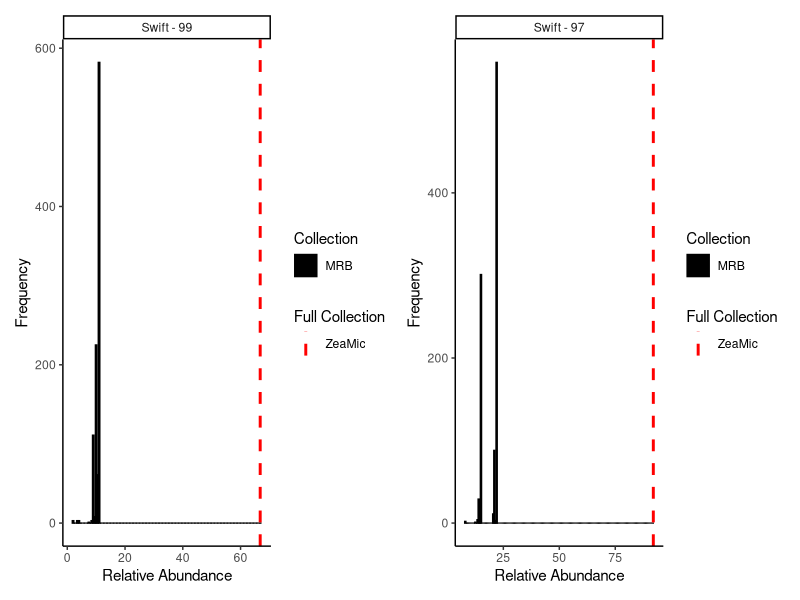
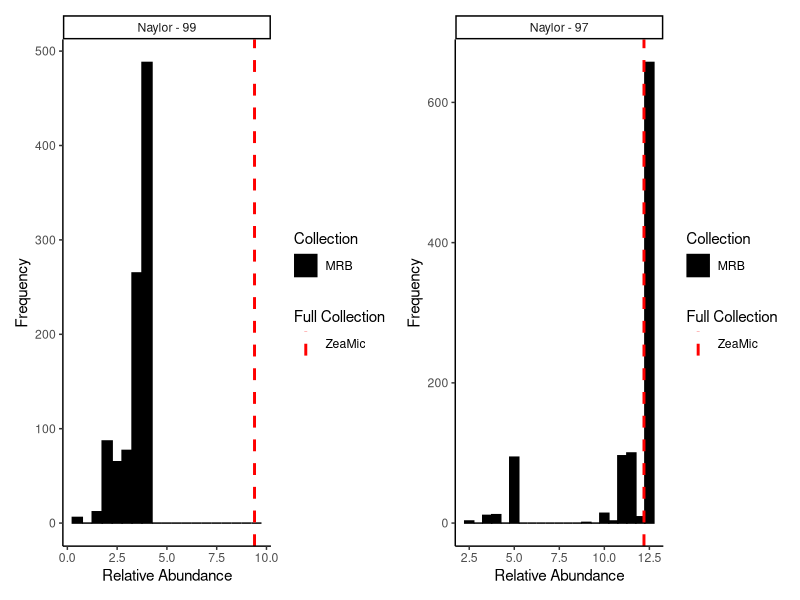
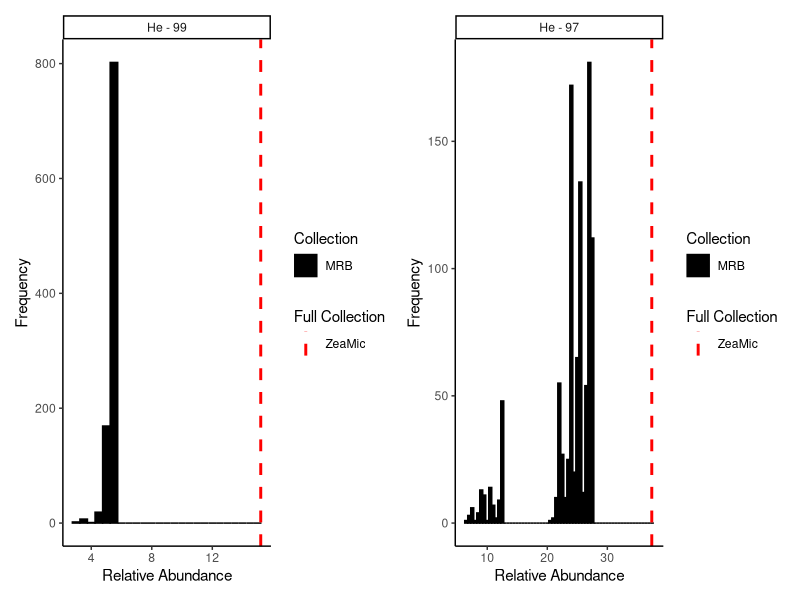
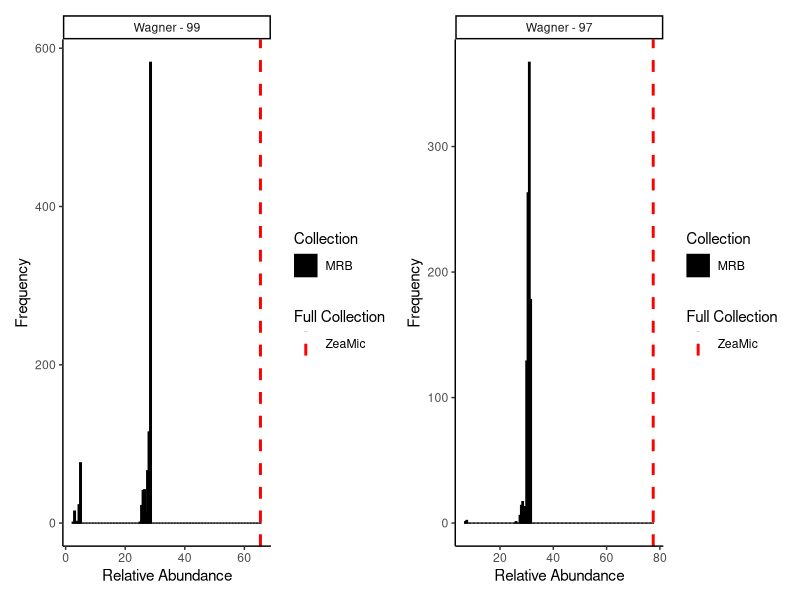
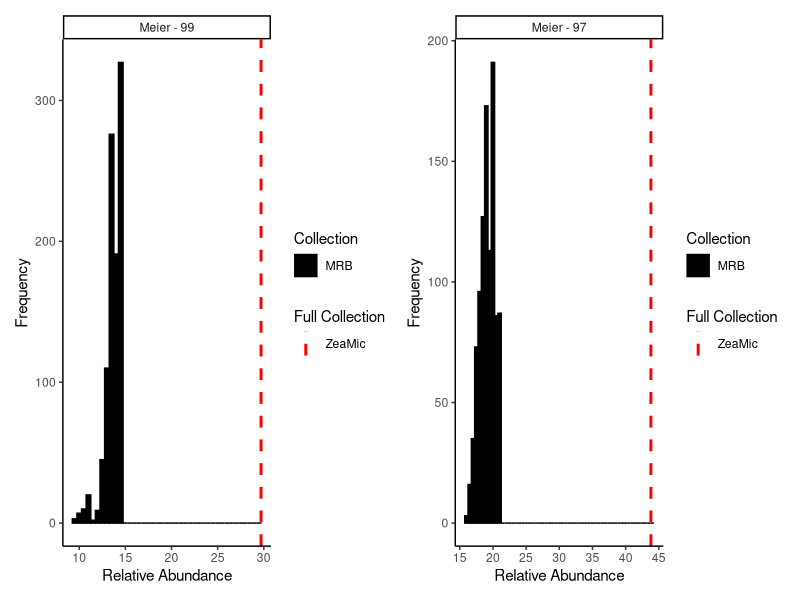
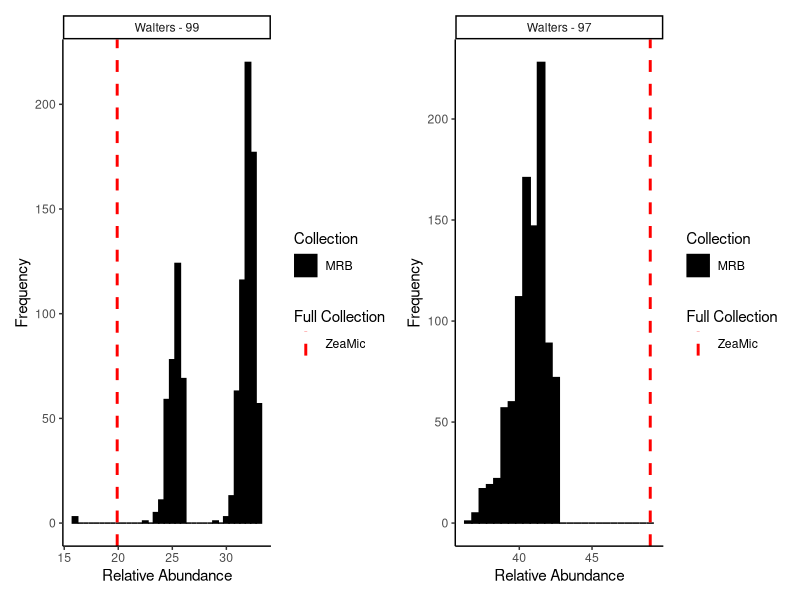
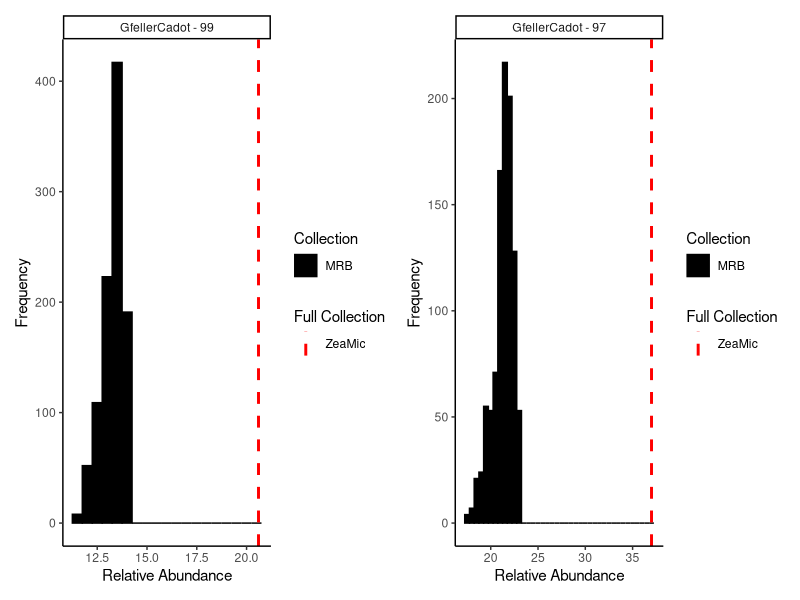
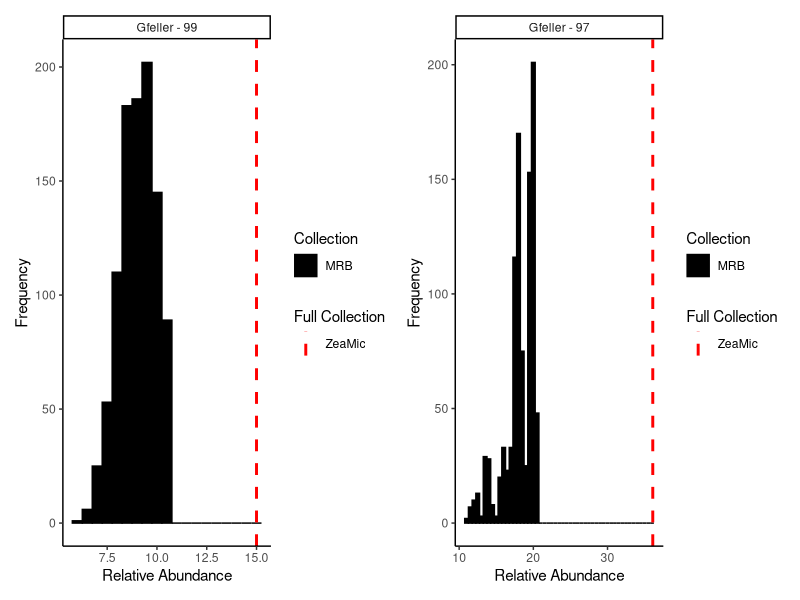

Source code (R) for these figures, in order:
# Distributions of subsamples of MRB Isolates

library(tidyverse)
library(patchwork)
theme_set(theme_classic())

# load result file
MAZ <- read.csv("99-97_results_MRBcollection.csv")
## Combine with a column to denote source species
MAZ$species <- as.factor("MRB")
## test plot
collection_palette <- c(MRB = "black")


#### Both 99 and 97 Plot ####
## Swift 
a <- MAZ %>%
  filter(study == "Swift" & version == 99) %>%
  ggplot(., aes(x = TotalAbundance, fill = species)) +
  geom_histogram(position = "identity", binwidth = 0.5, color = "black") +
  facet_wrap(~interaction(study, version, sep = " - ")) +
  labs(x = "Relative Abundance", y = "Frequency") +
  scale_fill_manual(values = collection_palette, name = "Collection") +
  geom_vline(aes(xintercept = 66.8, color = "ZeaMic"), linetype = "dashed", linewidth = 1) +
  scale_color_manual(name = "Full Collection", values = c("ZeaMic" = "red"))

b <- MAZ %>%
  filter(study == "Swift" & version == 97) %>%
  ggplot(., aes(x = TotalAbundance, fill = species)) +
  geom_histogram(position = "identity", binwidth = 0.5, color = "black") +
  facet_wrap(~interaction(study, version, sep = " - ")) +
  labs(x = "Relative Abundance", y = "Frequency") +
  scale_fill_manual(values = collection_palette, name = "Collection") +
  geom_vline(aes(xintercept = 92.0, color = "ZeaMic"), linetype = "dashed", linewidth = 1) +
  scale_color_manual(name = "Full Collection", values = c("ZeaMic" = "red"))

swift <- (a + b)
swift


## Naylor 
a <- MAZ %>%
  filter(study == "Naylor" & version == 99) %>%
  ggplot(., aes(x = TotalAbundance, fill = species)) +
  geom_histogram(position = "identity", binwidth = 0.5, color = "black") +
  facet_wrap(~interaction(study, version, sep = " - ")) +
  labs(x = "Relative Abundance", y = "Frequency") +
  scale_fill_manual(values = collection_palette, name = "Collection") +
  geom_vline(aes(xintercept = 9.4, color = "ZeaMic"), linetype = "dashed", linewidth = 1) +
  scale_color_manual(name = "Full Collection", values = c("ZeaMic" = "red"))

b <- MAZ %>%
  filter(study == "Naylor" & version == 97) %>%
  ggplot(., aes(x = TotalAbundance, fill = species)) +
  geom_histogram(position = "identity", binwidth = 0.5, color = "black") +
  facet_wrap(~interaction(study, version, sep = " - ")) +
  labs(x = "Relative Abundance", y = "Frequency") +
  scale_fill_manual(values = collection_palette, name = "Collection") +
  geom_vline(aes(xintercept = 12.2, color = "ZeaMic"), linetype = "dashed", linewidth = 1) +
  scale_color_manual(name = "Full Collection", values = c("ZeaMic" = "red"))

naylor <- (a + b)
naylor

## He 
a <- MAZ %>%
  filter(study == "He" & version == 99) %>%
  ggplot(., aes(x = TotalAbundance, fill = species)) +
  geom_histogram(position = "identity", binwidth = 0.5, color = "black") +
  facet_wrap(~interaction(study, version, sep = " - ")) +
  labs(x = "Relative Abundance", y = "Frequency") +
  scale_fill_manual(values = collection_palette, name = "Collection") +
  geom_vline(aes(xintercept = 15.2, color = "ZeaMic"), linetype = "dashed", linewidth = 1) +
  scale_color_manual(name = "Full Collection", values = c("ZeaMic" = "red"))

b <- MAZ %>%
  filter(study == "He" & version == 97) %>%
  ggplot(., aes(x = TotalAbundance, fill = species)) +
  geom_histogram(position = "identity", binwidth = 0.5, color = "black") +
  facet_wrap(~interaction(study, version, sep = " - ")) +
  labs(x = "Relative Abundance", y = "Frequency") +
  scale_fill_manual(values = collection_palette, name = "Collection") +
  geom_vline(aes(xintercept = 37.4, color = "ZeaMic"), linetype = "dashed", linewidth = 1) +
  scale_color_manual(name = "Full Collection", values = c("ZeaMic" = "red"))

he <- (a + b)
he

### Wagner
a <- MAZ %>% filter(study == "Wagner" & version == 99) %>%
  ggplot(., aes(x = TotalAbundance, fill = species)) +
  geom_histogram(position = "identity", binwidth = 0.5, color = "black") +
  facet_wrap(~interaction(study, version, sep = " - ")) +
  labs(x = "Relative Abundance", y = "Frequency") +
  scale_fill_manual(values = collection_palette, name = "Collection") +
  geom_vline(aes(xintercept = 65.4, color = "ZeaMic"), linetype = "dashed", linewidth = 1) +
  scale_color_manual(name = "Full Collection", values = c("ZeaMic" = "red"))

b <- MAZ %>% filter(study == "Wagner" & version == 97) %>% 
  ggplot(., aes(x = TotalAbundance, fill = species)) +
  geom_histogram(position = "identity", binwidth = 0.5, color = "black") +
  facet_wrap(~interaction(study, version, sep = " - ")) +
  labs(x = "Relative Abundance", y = "Frequency") +
  scale_fill_manual(values = collection_palette, name = "Collection") +
  geom_vline(aes(xintercept = 77.5, color = "ZeaMic"), linetype = "dashed", linewidth = 1) +
  scale_color_manual(name = "Full Collection", values = c("ZeaMic" = "red"))

wagner <- (a + b)
wagner


## Meier 
a <- MAZ %>%
  filter(study == "Meier" & version == 99) %>%
  ggplot(., aes(x = TotalAbundance, fill = species)) +
  geom_histogram(position = "identity", binwidth = 0.5, color = "black") +
  facet_wrap(~interaction(study, version, sep = " - ")) +
  labs(x = "Relative Abundance", y = "Frequency") +
  scale_fill_manual(values = collection_palette, name = "Collection") +
  geom_vline(aes(xintercept = 29.7, color = "ZeaMic"), linetype = "dashed", linewidth = 1) +
  scale_color_manual(name = "Full Collection", values = c("ZeaMic" = "red"))

b <- MAZ %>%
  filter(study == "Meier" & version == 97) %>%
  ggplot(., aes(x = TotalAbundance, fill = species)) +
  geom_histogram(position = "identity", binwidth = 0.5, color = "black") +
  facet_wrap(~interaction(study, version, sep = " - ")) +
  labs(x = "Relative Abundance", y = "Frequency") +
  scale_fill_manual(values = collection_palette, name = "Collection") +
  geom_vline(aes(xintercept = 43.8, color = "ZeaMic"), linetype = "dashed", linewidth = 1) +
  scale_color_manual(name = "Full Collection", values = c("ZeaMic" = "red"))

meier <- (a + b)
meier


## Walters 
a <- MAZ %>%
  filter(study == "Walters" & version == 99) %>%
  ggplot(., aes(x = TotalAbundance, fill = species)) +
  geom_histogram(position = "identity", binwidth = 0.5, color = "black") +
  facet_wrap(~interaction(study, version, sep = " - ")) +
  labs(x = "Relative Abundance", y = "Frequency") +
  scale_fill_manual(values = collection_palette, name = "Collection") +
  geom_vline(aes(xintercept = 19.9, color = "ZeaMic"), linetype = "dashed", linewidth = 1) +
  scale_color_manual(name = "Full Collection", values = c("ZeaMic" = "red"))

b <- MAZ %>%
  filter(study == "Walters" & version == 97) %>%
  ggplot(., aes(x = TotalAbundance, fill = species)) +
  geom_histogram(position = "identity", binwidth = 0.5, color = "black") +
  facet_wrap(~interaction(study, version, sep = " - ")) +
  labs(x = "Relative Abundance", y = "Frequency") +
  scale_fill_manual(values = collection_palette, name = "Collection") +
  geom_vline(aes(xintercept = 49.0, color = "ZeaMic"), linetype = "dashed", linewidth = 1) +
  scale_color_manual(name = "Full Collection", values = c("ZeaMic" = "red"))

walters <- (a + b)
walters


###Gfeller and cadot 2023
a <- MAZ %>%
  filter(study == "GfellerCadot" & version == 99) %>%
  ggplot(., aes(x = TotalAbundance, fill = species)) +
  geom_histogram(position = "identity", binwidth = 0.5, color = "black") +
  facet_wrap(~interaction(study, version, sep = " - ")) +
  labs(x = "Relative Abundance", y = "Frequency") +
  scale_fill_manual(values = collection_palette, name = "Collection") +
  geom_vline(aes(xintercept = 20.6,  color = "ZeaMic"), linetype = "dashed", linewidth = 1) + 
  scale_color_manual(name = "Full Collection", values = c("ZeaMic" = "red"))

b <- MAZ %>% 
  filter(study == "GfellerCadot" & version == 97) %>% 
  ggplot(., aes(x = TotalAbundance, fill = species)) + 
  geom_histogram(position = "identity", binwidth = 0.5, color = "black") + 
  facet_wrap(~interaction(study, version, sep = " - ")) +
  labs(x = "Relative Abundance", y = "Frequency") +
  scale_fill_manual(values = collection_palette, name = "Collection") + 
  geom_vline(aes(xintercept = 37.0, color = "ZeaMic"), linetype = "dashed", linewidth = 1) + 
  scale_color_manual(name = "Full Collection", values = c("ZeaMic" = "red"))

gfellercadot <- (a + b)
gfellercadot


###Gfeller 2023
a <- MAZ %>%
  filter(study == "Gfeller" & version == 99) %>%
  ggplot(., aes(x = TotalAbundance, fill = species)) +
  geom_histogram(position = "identity", binwidth = 0.5, color = "black") +
  facet_wrap(~interaction(study, version, sep = " - ")) +
  labs(x = "Relative Abundance", y = "Frequency") +
  scale_fill_manual(values = collection_palette, name = "Collection") +
  geom_vline(aes(xintercept = 15.0,  color = "ZeaMic"), linetype = "dashed", linewidth = 1) + 
  scale_color_manual(name = "Full Collection", values = c("ZeaMic" = "red"))

b <- MAZ %>% 
  filter(study == "Gfeller" & version == 97) %>% 
  ggplot(., aes(x = TotalAbundance, fill = species)) + 
  geom_histogram(position = "identity", binwidth = 0.5, color = "black") + 
  facet_wrap(~interaction(study, version, sep = " - ")) +
  labs(x = "Relative Abundance", y = "Frequency") +
  scale_fill_manual(values = collection_palette, name = "Collection") + 
  geom_vline(aes(xintercept = 36.1, color = "ZeaMic"), linetype = "dashed", linewidth = 1) + 
  scale_color_manual(name = "Full Collection", values = c("ZeaMic" = "red"))

gfeller <- (a + b)
gfeller


###Cadot
a <- MAZ %>%
  filter(study == "Cadot" & version == 99) %>%
  ggplot(., aes(x = TotalAbundance, fill = species)) +
  geom_histogram(position = "identity", binwidth = 0.5, color = "black") +
  facet_wrap(~interaction(study, version, sep = " - ")) +
  labs(x = "Relative Abundance", y = "Frequency") +
  scale_fill_manual(values = collection_palette, name = "Collection") +
  geom_vline(aes(xintercept = 28.9,  color = "ZeaMic"), linetype = "dashed", linewidth = 1) + 
  scale_color_manual(name = "Full Collection", values = c("ZeaMic" = "red"))

b <- MAZ %>% 
  filter(study == "Cadot" & version == 97) %>% 
  ggplot(., aes(x = TotalAbundance, fill = species)) + 
  geom_histogram(position = "identity", binwidth = 0.5, color = "black") + 
  facet_wrap(~interaction(study, version, sep = " - ")) +
  labs(x = "Relative Abundance", y = "Frequency") +
  scale_fill_manual(values = collection_palette, name = "Collection") + 
  geom_vline(aes(xintercept = 44.8, color = "ZeaMic"), linetype = "dashed", linewidth = 1) + 
  scale_color_manual(name = "Full Collection", values = c("ZeaMic" = "red"))

cadot <- (a + b)
cadot


###Hu
a <- MAZ %>%
  filter(study == "Hu" & version == 99) %>%
  ggplot(., aes(x = TotalAbundance, fill = species)) +
  geom_histogram(position = "identity", binwidth = 0.5, color = "black") +
  facet_wrap(~interaction(study, version, sep = " - ")) +
  labs(x = "Relative Abundance", y = "Frequency") +
  scale_fill_manual(values = collection_palette, name = "Collection") +
  geom_vline(aes(xintercept = 14.5,  color = "ZeaMic"), linetype = "dashed", linewidth = 1) + 
  scale_color_manual(name = "Full Collection", values = c("ZeaMic" = "red"))

b <- MAZ %>% 
  filter(study == "Hu" & version == 97) %>% 
  ggplot(., aes(x = TotalAbundance, fill = species)) + 
  geom_histogram(position = "identity", binwidth = 0.5, color = "black") + 
  facet_wrap(~interaction(study, version, sep = " - ")) +
  labs(x = "Relative Abundance", y = "Frequency") +
  scale_fill_manual(values = collection_palette, name = "Collection") + 
  geom_vline(aes(xintercept = 37.9, color = "ZeaMic"), linetype = "dashed", linewidth = 1) + 
  scale_color_manual(name = "Full Collection", values = c("ZeaMic" = "red"))

hu <- (a + b)
hu



# Final Combination 
final_plot <- wrap_plots(
  swift,
  naylor,
  he,
  wagner,
  meier,
  walters,
  gfellercadot,
  gfeller,
  cadot,
  hu,
  ncol = 2,
  guides = "collect")&
  theme(legend.position = "top",
        legend.key = element_rect(fill = "#b3b3b3ff",color = NA),
        legend.background = element_rect(fill = "#b3b3b3ff", color = "black"))


final_plot
ggsave("Distrutions_99-97_MRB.svg", final_plot, width = 30, height = 30, unit = "cm")



#### 99 only plot ####
## Swift
swift99 <- MAZ %>%
  filter(study == "Swift" & version == 99) %>%
  ggplot(., aes(x = TotalAbundance, fill = species)) +
  geom_histogram(position = "identity", binwidth = 0.5, color = "black") +
  facet_wrap(~interaction(study, version, sep = " - ")) +
  labs(x = "Relative Abundance", y = "Frequency") +
  scale_fill_manual(values = collection_palette, name = "Collection") +
  geom_vline(aes(xintercept = 66.8, color = "ZeaMic"), linetype = "solid", linewidth = 1) +
  scale_color_manual(name = "Full Collection", values = c("ZeaMic" = "red")) +
  scale_x_continuous(n.breaks = 4, limits = c(0, 75), labels = scales::label_number(accuracy = 1))
## Naylor 
naylor99 <- MAZ %>%
  filter(study == "Naylor" & version == 99) %>%
  ggplot(., aes(x = TotalAbundance, fill = species)) +
  geom_histogram(position = "identity", binwidth = 0.5, color = "black") +
  facet_wrap(~interaction(study, version, sep = " - ")) +
  labs(x = "Relative Abundance", y = "Frequency") +
  scale_fill_manual(values = collection_palette, name = "Collection") +
  geom_vline(aes(xintercept = 9.4, color = "ZeaMic"), linetype = "solid", linewidth = 1) +
  scale_color_manual(name = "Full Collection", values = c("ZeaMic" = "red")) +
  scale_x_continuous(n.breaks = 3, limits = c(0, 25), labels = scales::label_number(accuracy = 1))
## He 
he99 <- MAZ %>%
  filter(study == "He" & version == 99) %>%
  ggplot(., aes(x = TotalAbundance, fill = species)) +
  geom_histogram(position = "identity", binwidth = 0.5, color = "black") +
  facet_wrap(~interaction(study, version, sep = " - ")) +
  labs(x = "Relative Abundance", y = "Frequency") +
  scale_fill_manual(values = collection_palette, name = "Collection") +
  geom_vline(aes(xintercept = 15.2, color = "ZeaMic"), linetype = "solid", linewidth = 1) +
  scale_color_manual(name = "Full Collection", values = c("ZeaMic" = "red")) +
  scale_x_continuous(n.breaks = 3, limits = c(0, 25), labels = scales::label_number(accuracy = 1))
### Wagner
wagner99 <- MAZ %>% filter(study == "Wagner" & version == 99) %>%
  ggplot(., aes(x = TotalAbundance, fill = species)) +
  geom_histogram(position = "identity", binwidth = 0.5, color = "black") +
  facet_wrap(~interaction(study, version, sep = " - ")) +
  labs(x = "Relative Abundance", y = "Frequency") +
  scale_fill_manual(values = collection_palette, name = "Collection") +
  geom_vline(aes(xintercept = 65.4, color = "ZeaMic"), linetype = "solid", linewidth = 1) +
  scale_color_manual(name = "Full Collection", values = c("ZeaMic" = "red")) +
  scale_x_continuous(n.breaks = 4, limits = c(0, 75), labels = scales::label_number(accuracy = 1))
## Meier 
meier99 <- MAZ %>%
  filter(study == "Meier" & version == 99) %>%
  ggplot(., aes(x = TotalAbundance, fill = species)) +
  geom_histogram(position = "identity", binwidth = 0.5, color = "black") +
  facet_wrap(~interaction(study, version, sep = " - ")) +
  labs(x = "Relative Abundance", y = "Frequency") +
  scale_fill_manual(values = collection_palette, name = "Collection") +
  geom_vline(aes(xintercept = 29.7, color = "ZeaMic"), linetype = "solid", linewidth = 1) +
  scale_color_manual(name = "Full Collection", values = c("ZeaMic" = "red")) +
  scale_x_continuous(n.breaks = 3, limits = c(0, 50), labels = scales::label_number(accuracy = 1))
## Walters 
walters99 <- MAZ %>%
  filter(study == "Walters" & version == 99) %>%
  ggplot(., aes(x = TotalAbundance, fill = species)) +
  geom_histogram(position = "identity", binwidth = 0.5, color = "black") +
  facet_wrap(~interaction(study, version, sep = " - ")) +
  labs(x = "Relative Abundance", y = "Frequency") +
  scale_fill_manual(values = collection_palette, name = "Collection") +
  geom_vline(aes(xintercept = 19.9, color = "ZeaMic"), linetype = "solid", linewidth = 1) +
  scale_color_manual(name = "Full Collection", values = c("ZeaMic" = "red")) +
  scale_x_continuous(n.breaks = 3, limits = c(0, 50), labels = scales::label_number(accuracy = 1))
###Gfeller and cadot 2023
gfellercadot99 <- MAZ %>%
  filter(study == "GfellerCadot" & version == 99) %>%
  ggplot(., aes(x = TotalAbundance, fill = species)) +
  geom_histogram(position = "identity", binwidth = 0.5, color = "black") +
  facet_wrap(~interaction(study, version, sep = " - ")) +
  labs(x = "Relative Abundance", y = "Frequency") +
  scale_fill_manual(values = collection_palette, name = "Collection") +
  geom_vline(aes(xintercept = 20.6,  color = "ZeaMic"), linetype = "solid", linewidth = 1) + 
  scale_color_manual(name = "Full Collection", values = c("ZeaMic" = "red")) +
  scale_x_continuous(n.breaks = 3, limits = c(0, 25), labels = scales::label_number(accuracy = 1))
###Gfeller 2023
gfeller99 <- MAZ %>%
  filter(study == "Gfeller" & version == 99) %>%
  ggplot(., aes(x = TotalAbundance, fill = species)) +
  geom_histogram(position = "identity", binwidth = 0.5, color = "black") +
  facet_wrap(~interaction(study, version, sep = " - ")) +
  labs(x = "Relative Abundance", y = "Frequency") +
  scale_fill_manual(values = collection_palette, name = "Collection") +
  geom_vline(aes(xintercept = 15.0,  color = "ZeaMic"), linetype = "solid", linewidth = 1) + 
  scale_color_manual(name = "Full Collection", values = c("ZeaMic" = "red")) +
  scale_x_continuous(n.breaks = 3, limits = c(0, 25), labels = scales::label_number(accuracy = 1))
###Cadot
cadot99 <- MAZ %>%
  filter(study == "Cadot" & version == 99) %>%
  ggplot(., aes(x = TotalAbundance, fill = species)) +
  geom_histogram(position = "identity", binwidth = 0.5, color = "black") +
  facet_wrap(~interaction(study, version, sep = " - ")) +
  labs(x = "Relative Abundance", y = "Frequency") +
  scale_fill_manual(values = collection_palette, name = "Collection") +
  geom_vline(aes(xintercept = 28.9,  color = "ZeaMic"), linetype = "solid", linewidth = 1) + 
  scale_color_manual(name = "Full Collection", values = c("ZeaMic" = "red")) +
  scale_x_continuous(n.breaks = 3, limits = c(0, 50), labels = scales::label_number(accuracy = 1))
###Hu
hu99 <- MAZ %>%
  filter(study == "Hu" & version == 99) %>%
  ggplot(., aes(x = TotalAbundance, fill = species)) +
  geom_histogram(position = "identity", binwidth = 0.5, color = "black") +
  facet_wrap(~interaction(study, version, sep = " - ")) +
  labs(x = "Relative Abundance", y = "Frequency") +
  scale_fill_manual(values = collection_palette, name = "Collection") +
  geom_vline(aes(xintercept = 14.5,  color = "ZeaMic"), linetype = "solid", linewidth = 1) + 
  scale_color_manual(name = "Full Collection", values = c("ZeaMic" = "red")) +
  scale_x_continuous(n.breaks = 3, limits = c(0, 25), labels = scales::label_number(accuracy = 1))
# Final Combination 
final_plot99 <- wrap_plots(
  cadot99,
  gfellercadot99,
  gfeller99,
  he99,
  hu99,
  meier99,
  naylor99,
  swift99,
  wagner99,
  walters99,
  nrow = 2,
  guides = "collect") &
  theme(legend.position = "top",
        legend.key = element_rect(fill = "#b3b3b3ff",color = NA),
        legend.background = element_rect(fill = "#b3b3b3ff", color = "black"))
final_plot99
ggsave("Figure panels/Figure7A.svg", final_plot99, width = 24, height = 12, unit = "cm")


#### 97 only plot ####
## Swift 
swift97 <- MAZ %>%
  filter(study == "Swift" & version == 97) %>%
  ggplot(., aes(x = TotalAbundance, fill = species)) +
  geom_histogram(position = "identity", binwidth = 0.5, color = "black") +
  facet_wrap(~interaction(study, version, sep = " - ")) +
  labs(x = "Relative Abundance", y = "Frequency") +
  scale_fill_manual(values = collection_palette, name = "Collection") +
  geom_vline(aes(xintercept = 92, color = "ZeaMic"), linetype = "solid", linewidth = 1) +
  scale_color_manual(name = "Full Collection", values = c("ZeaMic" = "red")) +
  scale_x_continuous(n.breaks = 4, limits = c(0, 100), labels = scales::label_number(accuracy = 1))
## Naylor 
naylor97 <- MAZ %>%
  filter(study == "Naylor" & version == 97) %>%
  ggplot(., aes(x = TotalAbundance, fill = species)) +
  geom_histogram(position = "identity", binwidth = 0.5, color = "black") +
  facet_wrap(~interaction(study, version, sep = " - ")) +
  labs(x = "Relative Abundance", y = "Frequency") +
  scale_fill_manual(values = collection_palette, name = "Collection") +
  geom_vline(aes(xintercept = 12.2, color = "ZeaMic"), linetype = "solid", linewidth = 1) +
  scale_color_manual(name = "Full Collection", values = c("ZeaMic" = "red")) +
  scale_x_continuous(n.breaks = 3, limits = c(0, 25), labels = scales::label_number(accuracy = 1))
## He 
he97 <- MAZ %>%
  filter(study == "He" & version == 97) %>%
  ggplot(., aes(x = TotalAbundance, fill = species)) +
  geom_histogram(position = "identity", binwidth = 0.5, color = "black") +
  facet_wrap(~interaction(study, version, sep = " - ")) +
  labs(x = "Relative Abundance", y = "Frequency") +
  scale_fill_manual(values = collection_palette, name = "Collection") +
  geom_vline(aes(xintercept = 37.4, color = "ZeaMic"), linetype = "solid", linewidth = 1) +
  scale_color_manual(name = "Full Collection", values = c("ZeaMic" = "red")) +
  scale_x_continuous(n.breaks = 3, limits = c(0, 50), labels = scales::label_number(accuracy = 1))
### Wagner
wagner97 <- MAZ %>% filter(study == "Wagner" & version == 97) %>%
  ggplot(., aes(x = TotalAbundance, fill = species)) +
  geom_histogram(position = "identity", binwidth = 0.5, color = "black") +
  facet_wrap(~interaction(study, version, sep = " - ")) +
  labs(x = "Relative Abundance", y = "Frequency") +
  scale_fill_manual(values = collection_palette, name = "Collection") +
  geom_vline(aes(xintercept = 77.5, color = "ZeaMic"), linetype = "solid", linewidth = 1) +
  scale_color_manual(name = "Full Collection", values = c("ZeaMic" = "red")) +
  scale_x_continuous(n.breaks = 4, limits = c(0, 100), labels = scales::label_number(accuracy = 1))
## Meier 
meier97 <- MAZ %>%
  filter(study == "Meier" & version == 97) %>%
  ggplot(., aes(x = TotalAbundance, fill = species)) +
  geom_histogram(position = "identity", binwidth = 0.5, color = "black") +
  facet_wrap(~interaction(study, version, sep = " - ")) +
  labs(x = "Relative Abundance", y = "Frequency") +
  scale_fill_manual(values = collection_palette, name = "Collection") +
  geom_vline(aes(xintercept = 43.8, color = "ZeaMic"), linetype = "solid", linewidth = 1) +
  scale_color_manual(name = "Full Collection", values = c("ZeaMic" = "red")) +
  scale_x_continuous(n.breaks = 3, limits = c(0, 50), labels = scales::label_number(accuracy = 1))
## Walters 
walters97 <- MAZ %>%
  filter(study == "Walters" & version == 97) %>%
  ggplot(., aes(x = TotalAbundance, fill = species)) +
  geom_histogram(position = "identity", binwidth = 0.5, color = "black") +
  facet_wrap(~interaction(study, version, sep = " - ")) +
  labs(x = "Relative Abundance", y = "Frequency") +
  scale_fill_manual(values = collection_palette, name = "Collection") +
  geom_vline(aes(xintercept = 49.0, color = "ZeaMic"), linetype = "solid", linewidth = 1) +
  scale_color_manual(name = "Full Collection", values = c("ZeaMic" = "red")) +
  scale_x_continuous(n.breaks = 3, limits = c(0, 50), labels = scales::label_number(accuracy = 1))
###Gfeller and cadot 2023
gfellercadot97 <- MAZ %>%
  filter(study == "GfellerCadot" & version == 97) %>%
  ggplot(., aes(x = TotalAbundance, fill = species)) +
  geom_histogram(position = "identity", binwidth = 0.5, color = "black") +
  facet_wrap(~interaction(study, version, sep = " - ")) +
  labs(x = "Relative Abundance", y = "Frequency") +
  scale_fill_manual(values = collection_palette, name = "Collection") +
  geom_vline(aes(xintercept = 37.0,  color = "ZeaMic"), linetype = "solid", linewidth = 1) + 
  scale_color_manual(name = "Full Collection", values = c("ZeaMic" = "red")) +
  scale_x_continuous(n.breaks = 3, limits = c(0, 50), labels = scales::label_number(accuracy = 1))
###Gfeller 2023
gfeller97 <- MAZ %>%
  filter(study == "Gfeller" & version == 97) %>%
  ggplot(., aes(x = TotalAbundance, fill = species)) +
  geom_histogram(position = "identity", binwidth = 0.5, color = "black") +
  facet_wrap(~interaction(study, version, sep = " - ")) +
  labs(x = "Relative Abundance", y = "Frequency") +
  scale_fill_manual(values = collection_palette, name = "Collection") +
  geom_vline(aes(xintercept = 36.1,  color = "ZeaMic"), linetype = "solid", linewidth = 1) + 
  scale_color_manual(name = "Full Collection", values = c("ZeaMic" = "red")) +
  scale_x_continuous(n.breaks = 3, limits = c(0, 50), labels = scales::label_number(accuracy = 1))
###Cadot
cadot97 <- MAZ %>%
  filter(study == "Cadot" & version == 97) %>%
  ggplot(., aes(x = TotalAbundance, fill = species)) +
  geom_histogram(position = "identity", binwidth = 0.5, color = "black") +
  facet_wrap(~interaction(study, version, sep = " - ")) +
  labs(x = "Relative Abundance", y = "Frequency") +
  scale_fill_manual(values = collection_palette, name = "Collection") +
  geom_vline(aes(xintercept = 44.8,  color = "ZeaMic"), linetype = "solid", linewidth = 1) + 
  scale_color_manual(name = "Full Collection", values = c("ZeaMic" = "red")) +
  scale_x_continuous(n.breaks = 3, limits = c(0, 50), labels = scales::label_number(accuracy = 1))
###Hu
hu97 <- MAZ %>%
  filter(study == "Hu" & version == 97) %>%
  ggplot(., aes(x = TotalAbundance, fill = species)) +
  geom_histogram(position = "identity", binwidth = 0.5, color = "black") +
  facet_wrap(~interaction(study, version, sep = " - ")) +
  labs(x = "Relative Abundance", y = "Frequency") +
  scale_fill_manual(values = collection_palette, name = "Collection") +
  geom_vline(aes(xintercept = 37.9,  color = "ZeaMic"), linetype = "solid", linewidth = 1) + 
  scale_color_manual(name = "Full Collection", values = c("ZeaMic" = "red")) +
  scale_x_continuous(n.breaks = 3, limits = c(0, 50), labels = scales::label_number(accuracy = 1))
# Final Combination 
final_plot97 <- wrap_plots(
  cadot97,
  gfellercadot97,
  gfeller97,
  he97,
  hu97,
  meier97,
  naylor97,
  swift97,
  wagner97,
  walters97,
  nrow = 2,
  guides = "collect") &
  theme(legend.position = "top",
        legend.key = element_rect(fill = "#b3b3b3ff",color = NA),
        legend.background = element_rect(fill = "#b3b3b3ff", color = "black"))



final_plot97
ggsave("Supplement/FigureS8.svg", final_plot97, width = 24, height = 12, unit = "cm")
ggsave("Supplement/FigureS8.png", final_plot97, width = 24, height = 12, unit = "cm")
